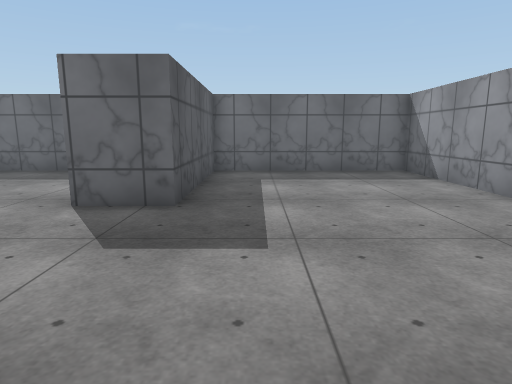
View 1 (above)

20 first-person views from a walk through a 3-D level made in the Unity game engine. The camera is 1.3 m above the floor, tilts 10° down and sees 75° across. The floor is counted in squares, 1 m on a side. Each view is taken from the middle of a square. On the plan, view 1 faces up. The plan holds only what a view shows up to about 14 squares ahead; the rest is blank. The place goes on beyond the plan. Some animated figures are not drawn. Surface patterns are stand-ins for the level's own textures.

View 2
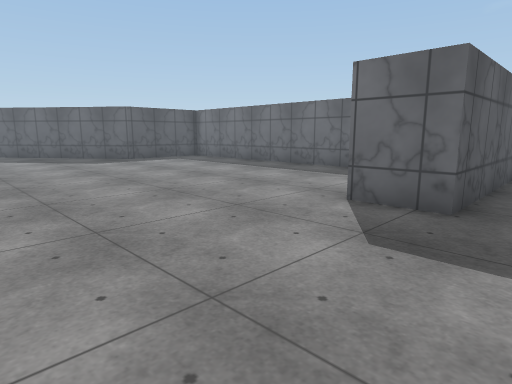

View 3
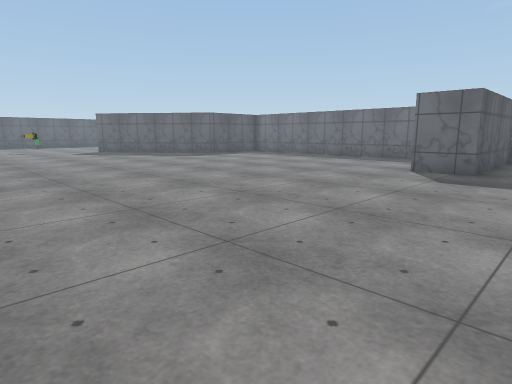

View 4
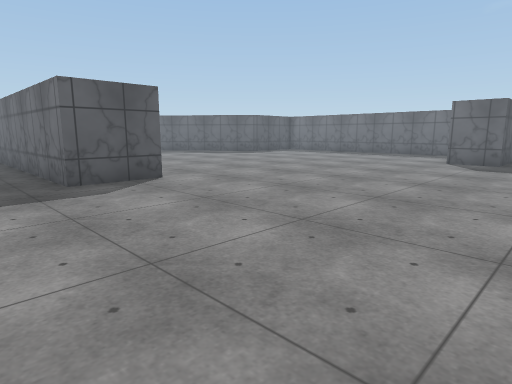

View 5
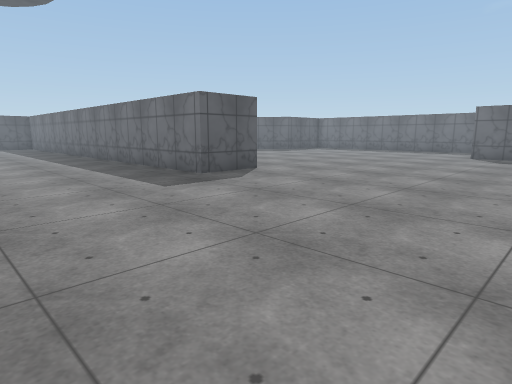

View 6
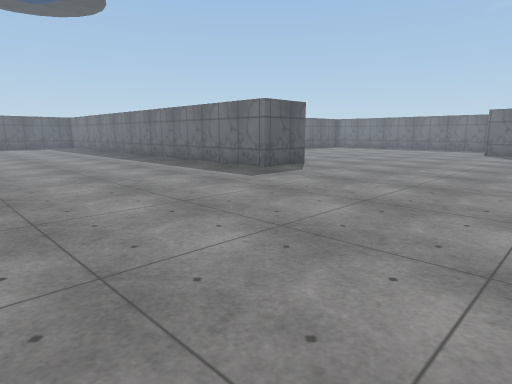

View 7
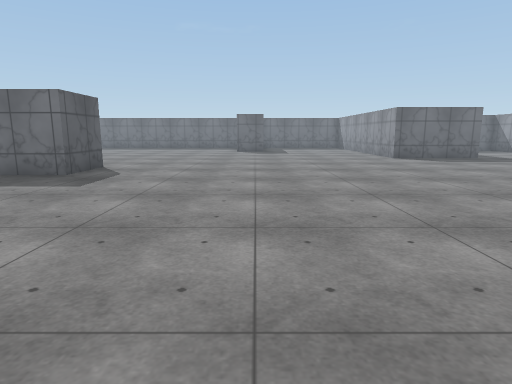

View 8
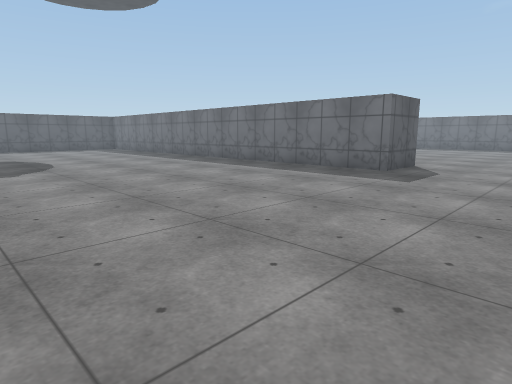

View 9
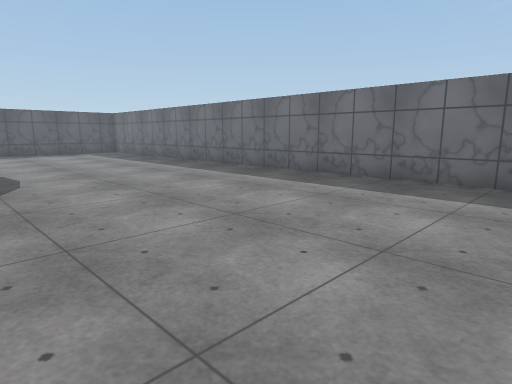

View 10
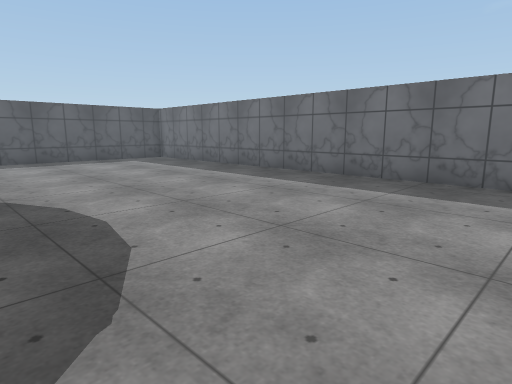

View 11
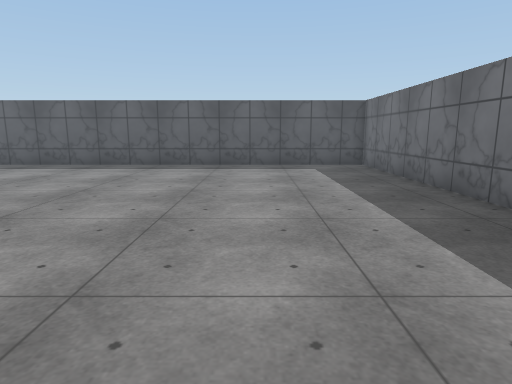

View 12
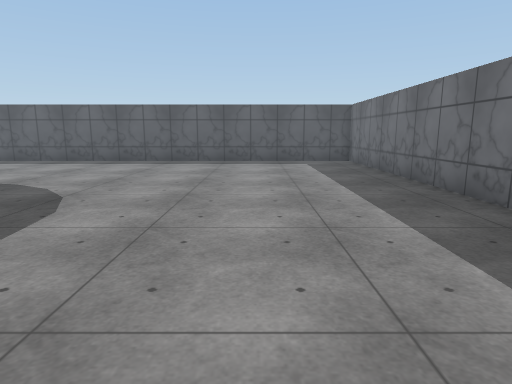

View 13
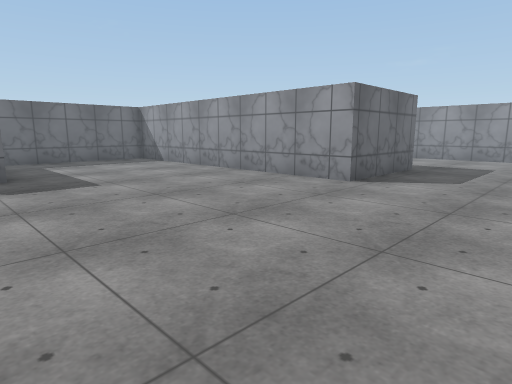

View 14
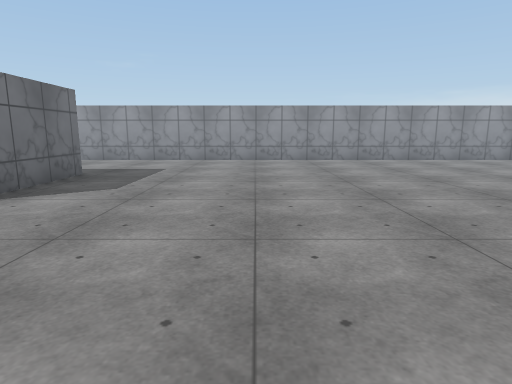

View 15
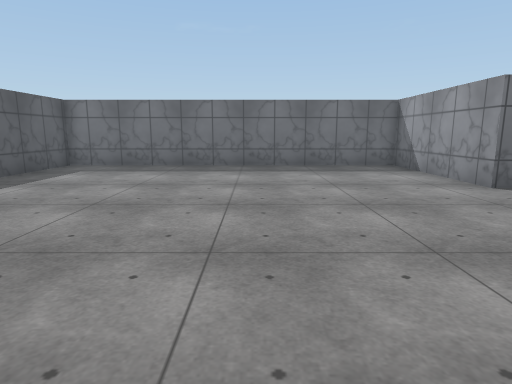

View 16
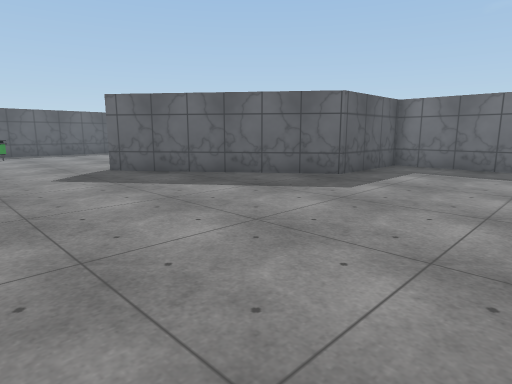

View 17
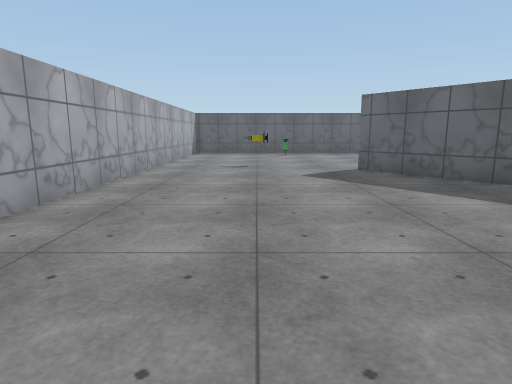

View 18
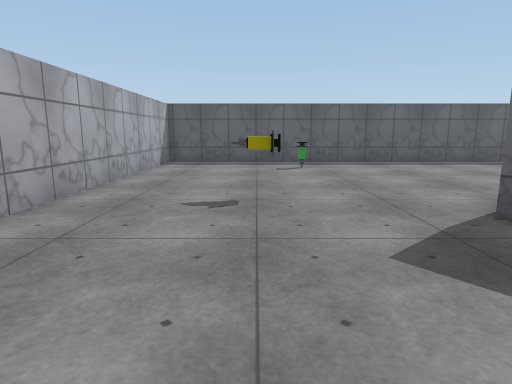

View 19
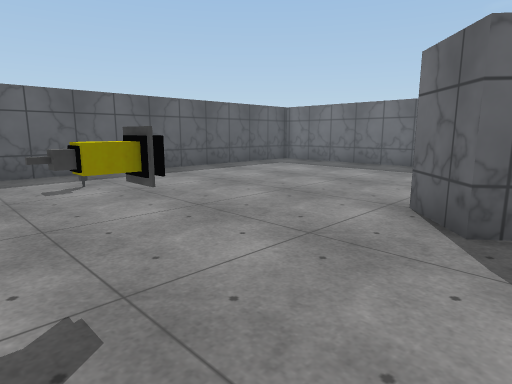

View 20
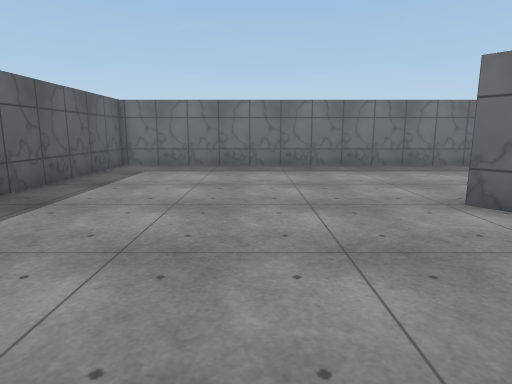

### Floor plan
Points are (right, up) in squares from view 1. A wall is a line through its corners. A room is listed if a view was taken in it or the views show most of it. See-through windows are left out.
Room 1 (views 1, 2, 3, 4, 5, 6, 7, 8, 9, 10, 11, 12, 13, 14, 15, 16, 17, 18, 19, 20)
walls: (-8, -4.9) (-8, -7.6) (-30.9, -7.6) (-30.9, -19.5); (-19.1, 11.7) (-33.4, 11.7) (-33.4, -0.5); (9.8, -0.4) (5.2, -0.4) (5.2, 11.7) (-1.5, 11.7) (-1.5, 5.9) (-3.3, 5.9) (-3.3, 11.7) (-16.6, 11.7) (-16.6, 7.6) (-23, 2.7) (-24.2, 4); (-32.2, -5) (-16, -5)
objects: other object (-31, 1); other object (-25, -1)

Positions as (right, up) in squares from view 1, and headings:
1: (0, 0), facing up
2: (0, 0), facing up-left
3: (1, -6), facing up-left
4: (1, -10), facing up-left
5: (1, -14), facing up-left
6: (1, -17), facing up-left
7: (-2, -18), facing up
8: (-3, -19), facing up-left
9: (-8, -17), facing up-left
10: (-14, -17), facing up-left
11: (-17, -12), facing left
12: (-15, -12), facing left
13: (-3, -5), facing up-right
14: (-1, -6), facing right
15: (-9, -2), facing up
16: (-11, -2), facing up-left
17: (-11, -1), facing left
18: (-18, -1), facing left
19: (-22, -2), facing up-left
20: (-28, -2), facing up
